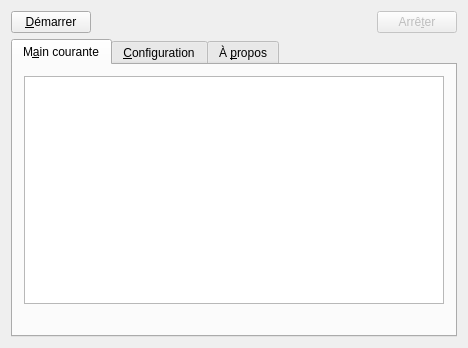
<?xml version="1.0" encoding="UTF-8"?>
<ui version="4.0">
 <class>ServerControl</class>
 <widget class="QMainWindow" name="ServerControl">
  <property name="geometry">
   <rect>
    <x>0</x>
    <y>0</y>
    <width>468</width>
    <height>312</height>
   </rect>
  </property>
  <property name="minimumSize">
   <size>
    <width>468</width>
    <height>0</height>
   </size>
  </property>
  <property name="windowTitle">
   <string>VoDIF</string>
  </property>
  <widget class="QWidget" name="centralWidget">
   <layout class="QGridLayout" name="gridLayout_2">
    <item row="0" column="0">
     <widget class="QPushButton" name="butDemarrer">
      <property name="toolTip">
       <string>&lt;!DOCTYPE HTML PUBLIC &quot;-//W3C//DTD HTML 4.0//EN&quot; &quot;http://www.w3.org/TR/REC-html40/strict.dtd&quot;&gt;
&lt;html&gt;&lt;head&gt;&lt;meta name=&quot;qrichtext&quot; content=&quot;1&quot; /&gt;&lt;style type=&quot;text/css&quot;&gt;
p, li { white-space: pre-wrap; }
&lt;/style&gt;&lt;/head&gt;&lt;body style=&quot; font-family:'Tahoma'; font-size:8pt; font-weight:400; font-style:normal;&quot;&gt;
&lt;p style=&quot; margin-top:0px; margin-bottom:0px; margin-left:0px; margin-right:0px; -qt-block-indent:0; text-indent:0px;&quot;&gt;Démarre le serveur.&lt;/p&gt;
&lt;p style=&quot; margin-top:0px; margin-bottom:0px; margin-left:0px; margin-right:0px; -qt-block-indent:0; text-indent:0px;&quot;&gt;&lt;span style=&quot; font-size:7pt;&quot;&gt;Ctrl+Espace&lt;/span&gt;&lt;/p&gt;&lt;/body&gt;&lt;/html&gt;</string>
      </property>
      <property name="text">
       <string>&amp;Démarrer</string>
      </property>
      <property name="shortcut">
       <string>Ctrl+Space</string>
      </property>
     </widget>
    </item>
    <item row="0" column="1">
     <spacer name="horizontalSpacer">
      <property name="orientation">
       <enum>Qt::Horizontal</enum>
      </property>
      <property name="sizeHint" stdset="0">
       <size>
        <width>40</width>
        <height>20</height>
       </size>
      </property>
     </spacer>
    </item>
    <item row="0" column="2">
     <widget class="QPushButton" name="butStopper">
      <property name="enabled">
       <bool>false</bool>
      </property>
      <property name="toolTip">
       <string>&lt;!DOCTYPE HTML PUBLIC &quot;-//W3C//DTD HTML 4.0//EN&quot; &quot;http://www.w3.org/TR/REC-html40/strict.dtd&quot;&gt;
&lt;html&gt;&lt;head&gt;&lt;meta name=&quot;qrichtext&quot; content=&quot;1&quot; /&gt;&lt;style type=&quot;text/css&quot;&gt;
p, li { white-space: pre-wrap; }
&lt;/style&gt;&lt;/head&gt;&lt;body style=&quot; font-family:'Tahoma'; font-size:8pt; font-weight:400; font-style:normal;&quot;&gt;
&lt;p style=&quot; margin-top:0px; margin-bottom:0px; margin-left:0px; margin-right:0px; -qt-block-indent:0; text-indent:0px;&quot;&gt;Arrête le serveur.&lt;/p&gt;
&lt;p style=&quot; margin-top:0px; margin-bottom:0px; margin-left:0px; margin-right:0px; -qt-block-indent:0; text-indent:0px;&quot;&gt;&lt;span style=&quot; font-size:7pt;&quot;&gt;Ctrl+W&lt;/span&gt;&lt;/p&gt;&lt;/body&gt;&lt;/html&gt;</string>
      </property>
      <property name="text">
       <string>Arrê&amp;ter</string>
      </property>
      <property name="shortcut">
       <string>Ctrl+W</string>
      </property>
     </widget>
    </item>
    <item row="1" column="0" colspan="3">
     <widget class="QTabWidget" name="tabWidget">
      <property name="currentIndex">
       <number>0</number>
      </property>
      <widget class="QWidget" name="tab">
       <attribute name="title">
        <string>M&amp;ain courante</string>
       </attribute>
       <layout class="QGridLayout" name="gridLayout">
        <item row="0" column="0">
         <widget class="QTextBrowser" name="txtLogs">
          <property name="frameShadow">
           <enum>QFrame::Sunken</enum>
          </property>
         </widget>
        </item>
        <item row="1" column="0">
         <widget class="QLabel" name="label_8">
          <property name="text">
           <string>&lt;Statut&gt;</string>
          </property>
         </widget>
        </item>
       </layout>
      </widget>
      <widget class="QWidget" name="tab_2">
       <attribute name="title">
        <string>&amp;Configuration</string>
       </attribute>
       <layout class="QVBoxLayout" name="verticalLayout_2">
        <item>
         <widget class="QGroupBox" name="groupBox">
          <property name="maximumSize">
           <size>
            <width>16777215</width>
            <height>175</height>
           </size>
          </property>
          <property name="title">
           <string>&amp;Verbosité de la main courante</string>
          </property>
          <layout class="QHBoxLayout" name="horizontalLayout_2">
           <item>
            <layout class="QHBoxLayout" name="horizontalLayout">
             <item>
              <widget class="QSlider" name="verticalSlider">
               <property name="enabled">
                <bool>true</bool>
               </property>
               <property name="minimum">
                <number>0</number>
               </property>
               <property name="maximum">
                <number>6</number>
               </property>
               <property name="pageStep">
                <number>1</number>
               </property>
               <property name="value">
                <number>3</number>
               </property>
               <property name="sliderPosition">
                <number>3</number>
               </property>
               <property name="orientation">
                <enum>Qt::Vertical</enum>
               </property>
               <property name="invertedAppearance">
                <bool>true</bool>
               </property>
               <property name="invertedControls">
                <bool>true</bool>
               </property>
               <property name="tickPosition">
                <enum>QSlider::TicksBelow</enum>
               </property>
               <property name="tickInterval">
                <number>1</number>
               </property>
              </widget>
             </item>
             <item>
              <layout class="QVBoxLayout" name="verticalLayout">
               <item>
                <widget class="QLabel" name="labVerbTout">
                 <property name="text">
                  <string>Tout</string>
                 </property>
                </widget>
               </item>
               <item>
                <widget class="QLabel" name="labVerbPaquets">
                 <property name="minimumSize">
                  <size>
                   <width>50</width>
                   <height>0</height>
                  </size>
                 </property>
                 <property name="text">
                  <string>Paquets</string>
                 </property>
                </widget>
               </item>
               <item>
                <widget class="QLabel" name="labVerbDebug">
                 <property name="text">
                  <string>Debug</string>
                 </property>
                </widget>
               </item>
               <item>
                <widget class="QLabel" name="labVerbInfos">
                 <property name="font">
                  <font>
                   <weight>75</weight>
                   <bold>true</bold>
                  </font>
                 </property>
                 <property name="text">
                  <string>Infos</string>
                 </property>
                </widget>
               </item>
               <item>
                <widget class="QLabel" name="labVerbAvert">
                 <property name="text">
                  <string>Avert.</string>
                 </property>
                </widget>
               </item>
               <item>
                <widget class="QLabel" name="labVerbErreurs">
                 <property name="text">
                  <string>Erreurs</string>
                 </property>
                </widget>
               </item>
               <item>
                <widget class="QLabel" name="labVerbRien">
                 <property name="text">
                  <string>Rien</string>
                 </property>
                </widget>
               </item>
              </layout>
             </item>
            </layout>
           </item>
           <item>
            <widget class="QTextBrowser" name="textBrowser">
             <property name="autoFillBackground">
              <bool>false</bool>
             </property>
             <property name="styleSheet">
              <string notr="true">background-color: transparent;

p {
  margin-bottom: 0px !important;
}</string>
             </property>
             <property name="frameShape">
              <enum>QFrame::NoFrame</enum>
             </property>
             <property name="html">
              <string>&lt;!DOCTYPE HTML PUBLIC &quot;-//W3C//DTD HTML 4.0//EN&quot; &quot;http://www.w3.org/TR/REC-html40/strict.dtd&quot;&gt;
&lt;html&gt;&lt;head&gt;&lt;meta name=&quot;qrichtext&quot; content=&quot;1&quot; /&gt;&lt;style type=&quot;text/css&quot;&gt;
p, li { white-space: pre-wrap; }
&lt;/style&gt;&lt;/head&gt;&lt;body style=&quot; font-family:'MS Shell Dlg 2'; font-size:8.25pt; font-weight:400; font-style:normal;&quot;&gt;
&lt;p style=&quot; margin-top:0px; margin-bottom:5px; margin-left:0px; margin-right:0px; -qt-block-indent:0; text-indent:0px;&quot;&gt;&lt;span style=&quot; font-family:'Tahoma'; font-size:8pt;&quot;&gt;Toutes les informations utiles au quotidien sont affichées.&lt;/span&gt;&lt;/p&gt;
&lt;p style=&quot; margin-top:0px; margin-bottom:5px; margin-left:0px; margin-right:0px; -qt-block-indent:0; text-indent:0px;&quot;&gt;&lt;span style=&quot; font-family:'Tahoma'; font-size:8pt;&quot;&gt;Ce mode est conseillé pour un « usage en production ». Il permet d'avoir un bon compromis verbosité/clarté/performances.&lt;/span&gt;&lt;/p&gt;
&lt;p style=&quot; margin-top:0px; margin-bottom:5px; margin-left:0px; margin-right:0px; -qt-block-indent:0; text-indent:0px;&quot;&gt;&lt;span style=&quot; font-family:'Tahoma'; font-size:8pt;&quot;&gt;Si le but est de programmer des clients, il est conseillé d'augmenter le niveau de verbosité pour obtenir une plus grande tracabilité des événements.&lt;/span&gt;&lt;/p&gt;&lt;/body&gt;&lt;/html&gt;</string>
             </property>
            </widget>
           </item>
          </layout>
         </widget>
        </item>
        <item>
         <widget class="QGroupBox" name="groupBox_2">
          <property name="title">
           <string>Fonctionnalités supplémentaires</string>
          </property>
          <layout class="QVBoxLayout" name="verticalLayout_3">
           <item>
            <widget class="QCheckBox" name="checkBox">
             <property name="enabled">
              <bool>false</bool>
             </property>
             <property name="text">
              <string>Activer la publication &amp;Multicast du catalogue</string>
             </property>
            </widget>
           </item>
          </layout>
         </widget>
        </item>
       </layout>
      </widget>
      <widget class="QWidget" name="tab_3">
       <attribute name="title">
        <string>À &amp;propos</string>
       </attribute>
       <layout class="QGridLayout" name="gridLayout_3">
        <item row="0" column="0" rowspan="4">
         <widget class="QLabel" name="label_9">
          <property name="sizePolicy">
           <sizepolicy hsizetype="Expanding" vsizetype="Preferred">
            <horstretch>0</horstretch>
            <verstretch>0</verstretch>
           </sizepolicy>
          </property>
          <property name="maximumSize">
           <size>
            <width>100</width>
            <height>16777215</height>
           </size>
          </property>
          <property name="text">
           <string/>
          </property>
          <property name="pixmap">
           <pixmap resource="elementsgraphiques.qrc">:/icones/projecteur.png</pixmap>
          </property>
          <property name="alignment">
           <set>Qt::AlignLeading|Qt::AlignLeft|Qt::AlignTop</set>
          </property>
         </widget>
        </item>
        <item row="0" column="1">
         <widget class="QWidget" name="widget" native="true">
          <property name="minimumSize">
           <size>
            <width>0</width>
            <height>92</height>
           </size>
          </property>
          <layout class="QVBoxLayout" name="verticalLayout_4">
           <property name="leftMargin">
            <number>0</number>
           </property>
           <property name="topMargin">
            <number>8</number>
           </property>
           <property name="rightMargin">
            <number>0</number>
           </property>
           <property name="bottomMargin">
            <number>8</number>
           </property>
           <item>
            <widget class="QLabel" name="label_10">
             <property name="font">
              <font>
               <weight>75</weight>
               <bold>true</bold>
              </font>
             </property>
             <property name="text">
              <string>VodIF − Serveur de vidéo à la demande</string>
             </property>
            </widget>
           </item>
           <item>
            <widget class="QLabel" name="label_11">
             <property name="font">
              <font>
               <weight>50</weight>
               <bold>false</bold>
              </font>
             </property>
             <property name="text">
              <string>TP Multimédia/Réseau − INSA de Lyon, IF</string>
             </property>
            </widget>
           </item>
           <item>
            <widget class="QLabel" name="label_12">
             <property name="text">
              <string>&lt;!DOCTYPE HTML PUBLIC &quot;-//W3C//DTD HTML 4.0//EN&quot; &quot;http://www.w3.org/TR/REC-html40/strict.dtd&quot;&gt;
&lt;html&gt;&lt;head&gt;&lt;meta name=&quot;qrichtext&quot; content=&quot;1&quot; /&gt;&lt;style type=&quot;text/css&quot;&gt;
p, li { white-space: pre-wrap; }
&lt;/style&gt;&lt;/head&gt;&lt;body style=&quot; font-family:'Tahoma'; font-size:8pt; font-weight:400; font-style:normal;&quot;&gt;
&lt;p style=&quot; margin-top:0px; margin-bottom:0px; margin-left:0px; margin-right:0px; -qt-block-indent:0; text-indent:0px;&quot;&gt;Réalisé par :&lt;/p&gt;
&lt;p style=&quot; margin-top:0px; margin-bottom:0px; margin-left:0px; margin-right:0px; -qt-block-indent:0; text-indent:0px;&quot;&gt;&lt;span style=&quot; font-style:italic;&quot;&gt;Stanislas Signoud&lt;/span&gt;&lt;/p&gt;
&lt;p style=&quot; margin-top:0px; margin-bottom:0px; margin-left:0px; margin-right:0px; -qt-block-indent:0; text-indent:0px;&quot;&gt;&lt;span style=&quot; font-style:italic;&quot;&gt;Alexis Jossinet&lt;/span&gt;&lt;/p&gt;&lt;/body&gt;&lt;/html&gt;</string>
             </property>
            </widget>
           </item>
          </layout>
         </widget>
        </item>
        <item row="1" column="1">
         <widget class="QLabel" name="label_13">
          <property name="text">
           <string>&lt;!DOCTYPE HTML PUBLIC &quot;-//W3C//DTD HTML 4.0//EN&quot; &quot;http://www.w3.org/TR/REC-html40/strict.dtd&quot;&gt;
&lt;html&gt;&lt;head&gt;&lt;meta name=&quot;qrichtext&quot; content=&quot;1&quot; /&gt;&lt;style type=&quot;text/css&quot;&gt;
p, li { white-space: pre-wrap; }
&lt;/style&gt;&lt;/head&gt;&lt;body style=&quot; font-family:'Tahoma'; font-size:8pt; font-weight:400; font-style:normal;&quot;&gt;
&lt;p style=&quot; margin-top:0px; margin-bottom:0px; margin-left:0px; margin-right:0px; -qt-block-indent:0; text-indent:0px;&quot;&gt;Ce programme utilise (vraiment) la bibliothèque Qt 4.7.&lt;/p&gt;
&lt;p style=&quot; margin-top:0px; margin-bottom:0px; margin-left:0px; margin-right:0px; -qt-block-indent:0; text-indent:0px;&quot;&gt;&lt;span style=&quot; font-size:7pt;&quot;&gt;Qt est un framework C++ permettant la création d'applications graphiques stables et robustes, avec un minimum d'impact sur les performances et avec une portabilité maximale.&lt;/span&gt;&lt;/p&gt;&lt;/body&gt;&lt;/html&gt;</string>
          </property>
          <property name="wordWrap">
           <bool>true</bool>
          </property>
         </widget>
        </item>
        <item row="2" column="1">
         <spacer name="verticalSpacer">
          <property name="orientation">
           <enum>Qt::Vertical</enum>
          </property>
          <property name="sizeHint" stdset="0">
           <size>
            <width>20</width>
            <height>20</height>
           </size>
          </property>
         </spacer>
        </item>
        <item row="3" column="1">
         <layout class="QHBoxLayout" name="horizontalLayout_3">
          <item>
           <spacer name="horizontalSpacer_2">
            <property name="orientation">
             <enum>Qt::Horizontal</enum>
            </property>
            <property name="sizeHint" stdset="0">
             <size>
              <width>40</width>
              <height>20</height>
             </size>
            </property>
           </spacer>
          </item>
          <item>
           <widget class="QPushButton" name="pushButton">
            <property name="enabled">
             <bool>false</bool>
            </property>
            <property name="minimumSize">
             <size>
              <width>80</width>
              <height>0</height>
             </size>
            </property>
            <property name="text">
             <string>Licence</string>
            </property>
           </widget>
          </item>
         </layout>
        </item>
       </layout>
      </widget>
     </widget>
    </item>
   </layout>
  </widget>
  <action name="actionDemarrer">
   <property name="text">
    <string>Demarrer</string>
   </property>
   <property name="toolTip">
    <string>Démarre le serveur.</string>
   </property>
   <property name="shortcut">
    <string>Ctrl+Space</string>
   </property>
  </action>
  <action name="actionStopper">
   <property name="text">
    <string>Arrêter</string>
   </property>
   <property name="toolTip">
    <string>&lt;!DOCTYPE HTML PUBLIC &quot;-//W3C//DTD HTML 4.0//EN&quot; &quot;http://www.w3.org/TR/REC-html40/strict.dtd&quot;&gt;
&lt;html&gt;&lt;head&gt;&lt;meta name=&quot;qrichtext&quot; content=&quot;1&quot; /&gt;&lt;style type=&quot;text/css&quot;&gt;
p, li { white-space: pre-wrap; }
&lt;/style&gt;&lt;/head&gt;&lt;body style=&quot; font-family:'Tahoma'; font-size:8pt; font-weight:400; font-style:normal;&quot;&gt;
&lt;p style=&quot; margin-top:0px; margin-bottom:0px; margin-left:0px; margin-right:0px; -qt-block-indent:0; text-indent:0px;&quot;&gt;Arrête le serveur.&lt;/p&gt;
&lt;p style=&quot; margin-top:0px; margin-bottom:0px; margin-left:0px; margin-right:0px; -qt-block-indent:0; text-indent:0px;&quot;&gt;&lt;span style=&quot; font-size:7pt;&quot;&gt;Ctrl+W&lt;/span&gt;&lt;/p&gt;&lt;/body&gt;&lt;/html&gt;</string>
   </property>
   <property name="shortcut">
    <string>Ctrl+W</string>
   </property>
  </action>
 </widget>
 <layoutdefault spacing="6" margin="11"/>
 <resources>
  <include location="elementsgraphiques.qrc"/>
 </resources>
 <connections>
  <connection>
   <sender>butDemarrer</sender>
   <signal>clicked()</signal>
   <receiver>actionDemarrer</receiver>
   <slot>trigger()</slot>
   <hints>
    <hint type="sourcelabel">
     <x>39</x>
     <y>15</y>
    </hint>
    <hint type="destinationlabel">
     <x>-1</x>
     <y>-1</y>
    </hint>
   </hints>
  </connection>
  <connection>
   <sender>butStopper</sender>
   <signal>clicked()</signal>
   <receiver>actionStopper</receiver>
   <slot>trigger()</slot>
   <hints>
    <hint type="sourcelabel">
     <x>454</x>
     <y>15</y>
    </hint>
    <hint type="destinationlabel">
     <x>-1</x>
     <y>-1</y>
    </hint>
   </hints>
  </connection>
  <connection>
   <sender>verticalSlider</sender>
   <signal>valueChanged(int)</signal>
   <receiver>ServerControl</receiver>
   <slot>changeLogLevel(int)</slot>
   <hints>
    <hint type="sourcelabel">
     <x>41</x>
     <y>159</y>
    </hint>
    <hint type="destinationlabel">
     <x>245</x>
     <y>307</y>
    </hint>
   </hints>
  </connection>
 </connections>
 <slots>
  <slot>changeLogLevel(int)</slot>
 </slots>
</ui>
